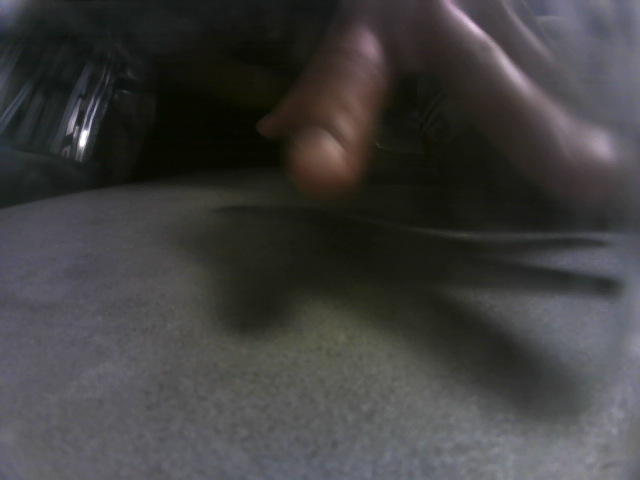
#> input picture photomosaic/bottom.png, 640 x 480 px, found by its file name; the run also reads 1 picture not shown here
$ python photomosaic.py
#> lines starting #> are read from the running program, lines starting #| are printed output that depends on the picture; after the words box and inside, x2 and y2 are one past the last pixel; in counts of white or black regions, pixels touching at a corner belong together
import numpy as np
import argparse
import cv2
import matplotlib
import imutils

count = 1

def resize_image(img, scale_w, scale_h):
    return cv2.resize(img, (int(img.shape[1]*scale_w), int(img.shape[0]*scale_h)))

def cropping(image):
    #image = cv2.imread(image)
    cv2.imshow("Image", image)
    cv2.waitKey(0)

    gray = cv2.cvtColor(image, cv2.COLOR_BGR2GRAY)
    thresh = cv2.threshold(gray, 150, 300, cv2.THRESH_BINARY)[1]
    cv2.imshow("Thresh", thresh)
    cv2.waitKey(0)

    cnts = cv2.findContours(thresh.copy(), cv2.RETR_EXTERNAL, cv2.CHAIN_APPROX_SIMPLE)
    cnts = imutils.grab_contours(cnts)
    c = max(cnts, key=cv2.contourArea)

    output = image.copy()
    cv2.drawContours(output, [c], -1, (0, 255, 0), 3)
    (x, y, w, h) = cv2.boundingRect(c)
    text = "original, num_pts = {}".format(len(c))
    cv2.putText(output, text, (x,y - 15), cv2.FONT_HERSHEY_SIMPLEX, 0.9, (0, 255, 0), 2)

    #Crop the image based on the points of the bounding box, show the cropped image
    cropped = image[y:y+h, x:x+w]
    #image = cropped
    file = images[count]
    count == count + 1
    cv2.imwrite(file, cropped)
    cv2.imshow("Cropped Image", cropped)
    cv2.waitKey(0)

    ratio = 500/cropped.shape[0]
    resizeimage[count] = resize_image(cropped, 430.5/563, 430.5/563)
    cv2.imwrite(image[count], resizeimage[count])
    cv2.imshow("Resized Cropped", resizeimage[count])

rightresize = cv2.imread("C:\\Users\\alexa\\Desktop\\photomosaic\\blank.png")

images = {
    1: "C:\\Users\\alexa\\Desktop\\photomosaic\\rightcropped.png"
}

resizeimage = {
    1: rightresize
}

center = cv2.imread("C:\\Users\\alexa\\Desktop\\photomosaic\\bottom.png")
#> center is the input picture: shape (480, 640, 3); mean B, G, R 62.6, 63.2, 64
left = cv2.imread("C:\\Users\\alexa\\Desktop\\photomosaic\\left.png")
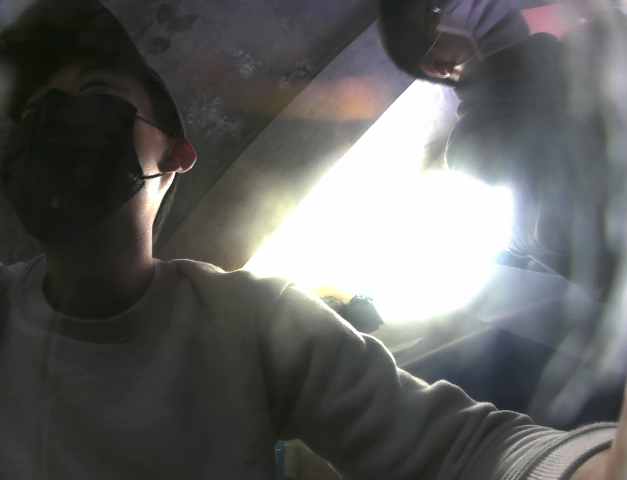
#> input picture photomosaic/left.png, 627 x 480 px, found by its file name
#> left is the input picture: shape (480, 627, 3); mean B, G, R 95.7, 97, 96.5
right = cv2.imread("C:\\Users\\alexa\\Desktop\\photomosaic\\right.png")
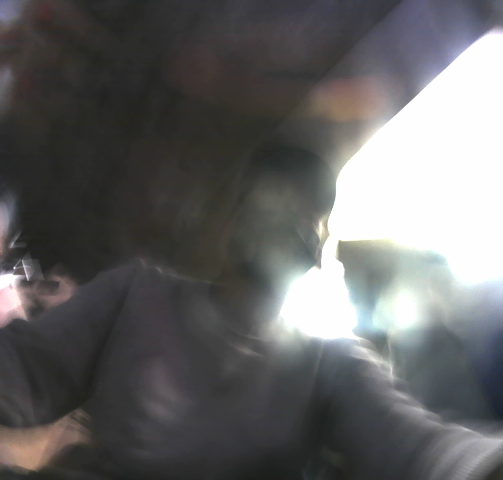
#> input picture photomosaic/right.png, 503 x 480 px, found by its file name
#> right is the input picture: shape (480, 503, 3); mean B, G, R 100, 99.7, 99.9
top = cv2.imread("C:\\Users\\alexa\\Desktop\\photomosaic\\top.png")
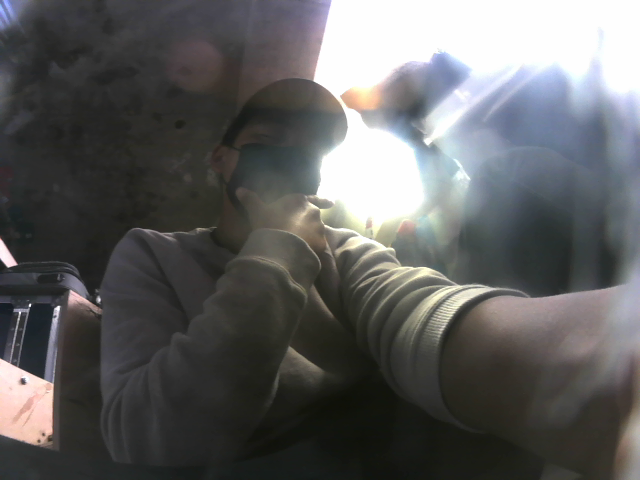
#> input picture photomosaic/top.png, 640 x 480 px, found by its file name
#> top is the input picture: shape (480, 640, 3); mean B, G, R 94.9, 95.1, 94.9
blank = cv2.imread("C:\\Users\\alexa\\Desktop\\photomosaic\\blank.png")

cropping(right)
#> in cropping, `gray = cv2.cvtColor(image, cv2.COLOR_BGR2GRAY)`:
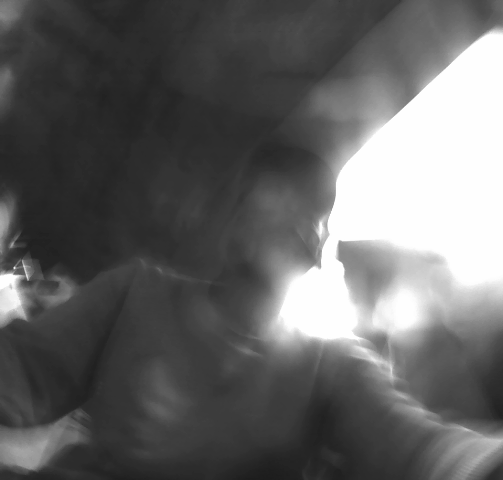
#> gray: shape (480, 503); min 28, max 254, mean 99.8
#> in cropping, `thresh = cv2.threshold(gray, 150, 300, cv2.THRESH_BINARY)[1]`:
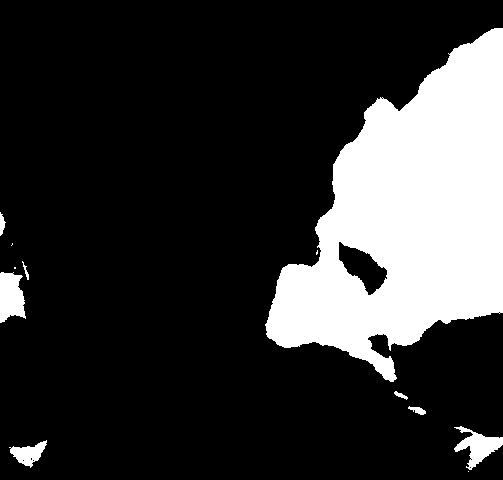
#> thresh: shape (480, 503); 20.7% white; 12 white regions (4 under 20 px)
#> in cropping, `cnts = cv2.findContours(thresh.copy(), cv2.RETR_EXTERNAL, cv2.CHAIN_AP..`: cnts = 12 contours, 4 with area under 20; largest, box (x1, y1, x2, y2) and area: (265, 28, 503, 382) 47900, (0, 272, 26, 323) 933, (454, 426, 503, 470) 826, (9, 440, 47, 468) 466, (408, 406, 426, 415) 64, (0, 212, 6, 236) 60, (394, 391, 408, 400) 37, (22, 261, 29, 280) 22
#> in cropping, `c = max(cnts, key=cv2.contourArea)`: c = contour of 445 points, box (x1, y1, x2, y2) (265, 28, 503, 382), area 47900
#> in cropping, `(x, y, w, h) = cv2.boundingRect(c)`: x = 265; y = 28; w = 238; h = 354
#> in cropping, `text = "original, num_pts = {}".format(len(c))`: text = 'original, num_pts = 445'
#> in cropping, `cv2.putText(output, text, (x,y - 15), cv2.FONT_HERSHEY_SIMPLEX, 0.9, (..`:
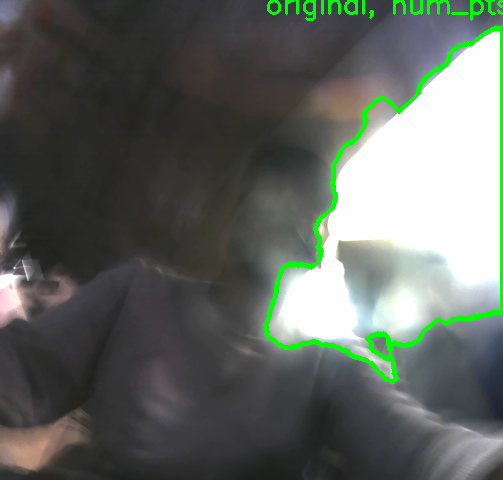
#> output: shape (480, 503, 3); mean B, G, R 96, 102.3, 96.2
#> in cropping, `cropped = image[y:y+h, x:x+w]`:
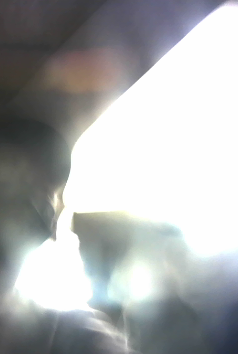
#> cropped: shape (354, 238, 3); mean B, G, R 175, 174.3, 172.1
